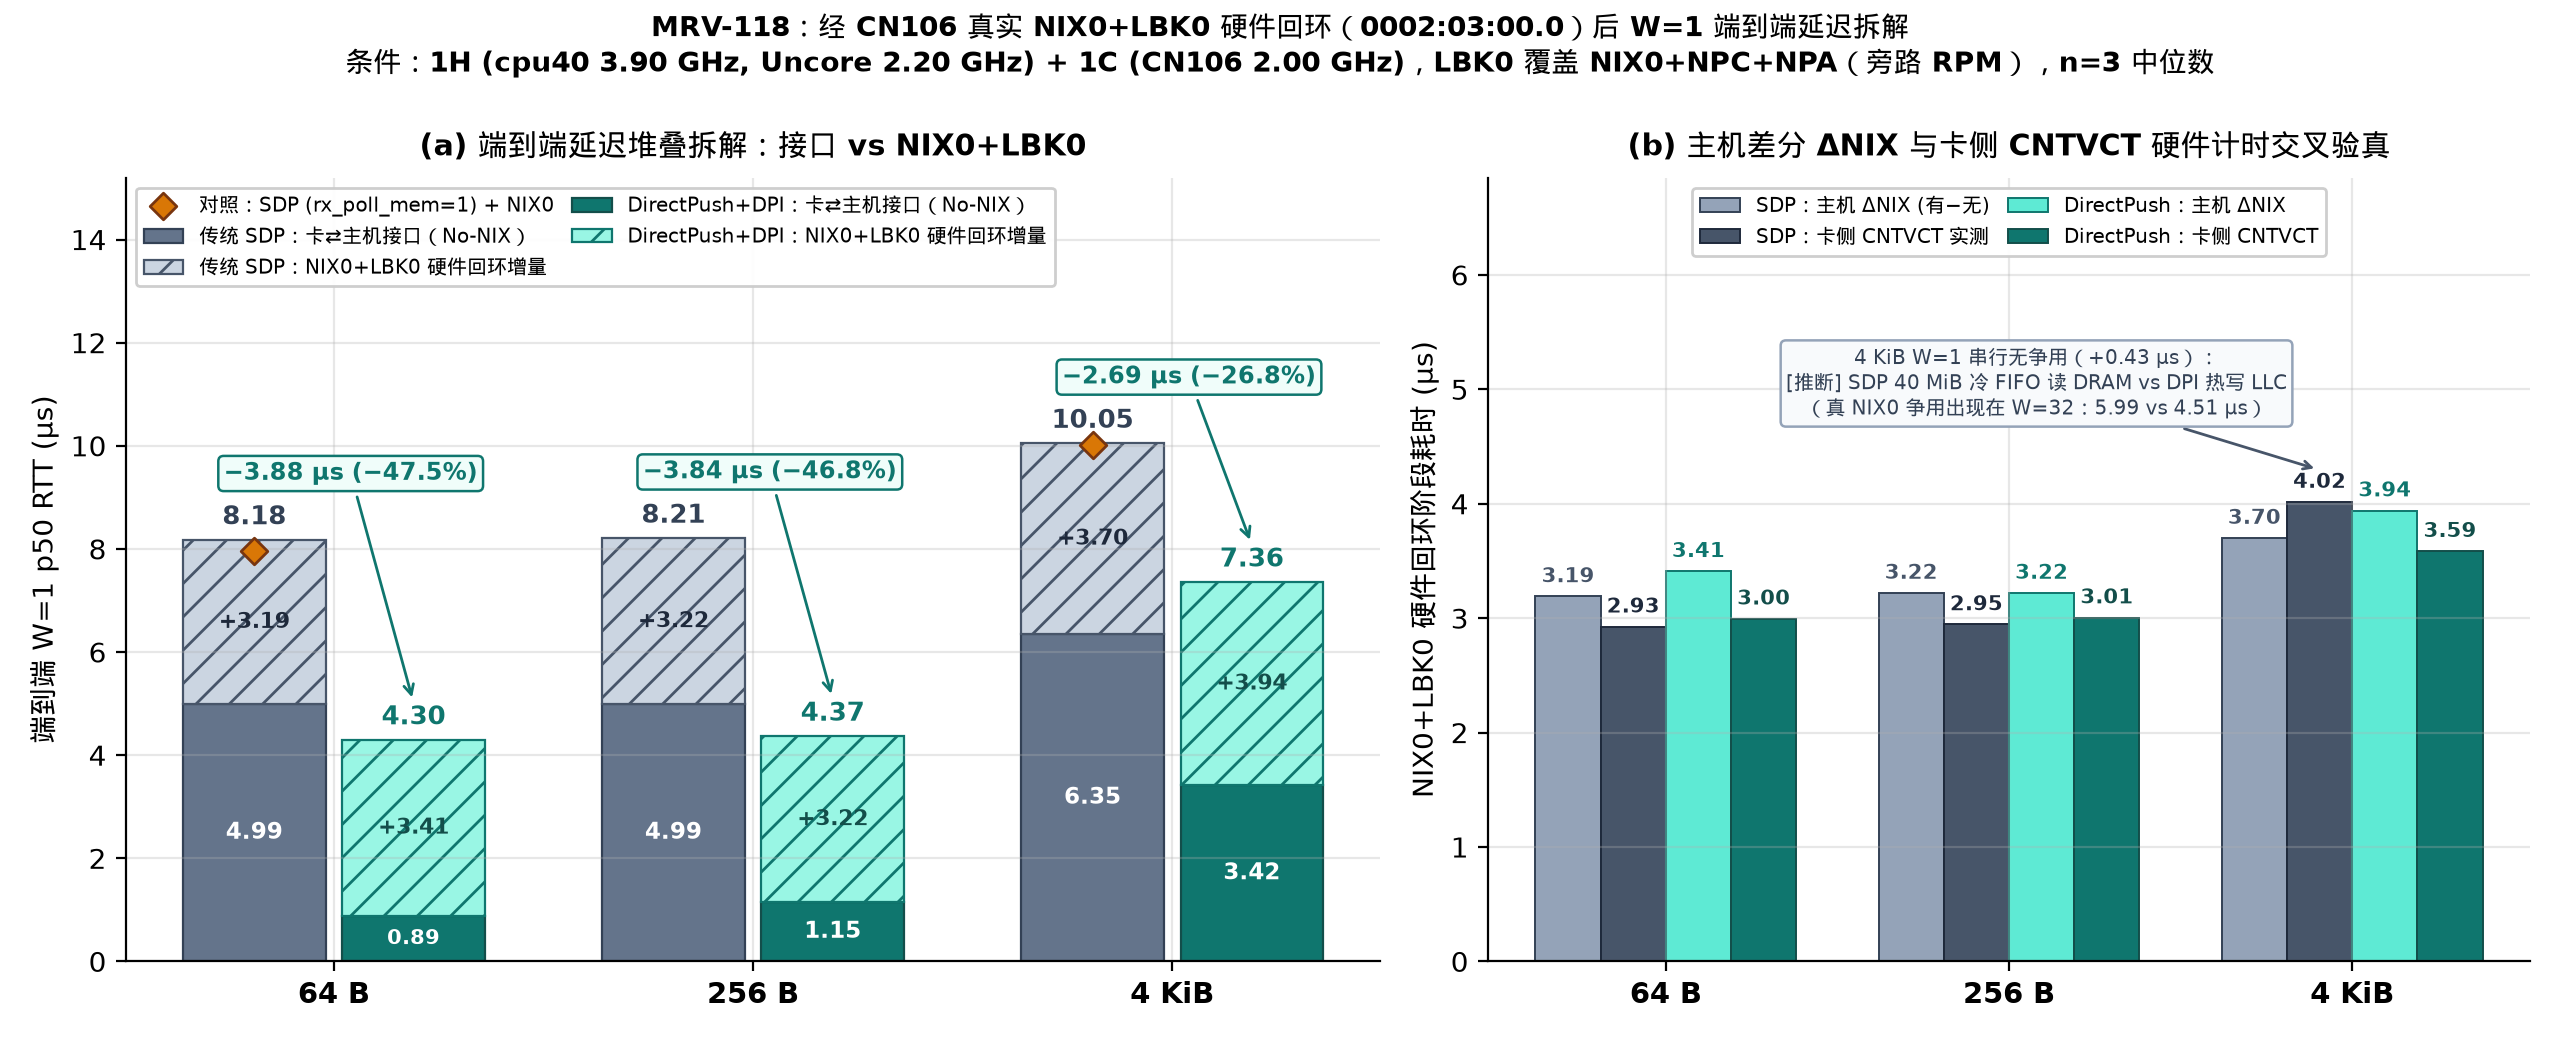

The Python source for this figure:
#!/usr/bin/env python3
"""MRV-118 Figure 1: W=1 end-to-end latency stage breakdown (No-NIX vs Real CN106 NIX0+LBK0)."""

from decimal import Decimal, ROUND_HALF_UP
import json
import statistics
from collections import defaultdict
from pathlib import Path

import matplotlib.pyplot as plt
import numpy as np

from mrvplot import save

RUNS = Path("/home/hongtao/dev/marvell-mrv118/logs/mrv118-2026-11-20/runs.jsonl")


def f2(val: float) -> str:
    return str(Decimal(f"{val:.6f}").quantize(Decimal("0.01"), rounding=ROUND_HALF_UP))


def load_medians():
    by = defaultdict(list)
    for line in RUNS.read_text().splitlines():
        r = json.loads(line)
        assert r["verified"], f"unverified run: {r.get('cfg')}"
        by[r["cfg"]].append(r)

    def med(cfg, fn):
        return statistics.median(fn(r) for r in by[cfg])

    return by, med


def main():
    by, med = load_medians()
    sizes = ["64", "256", "4096"]
    size_labels = ["64 B", "256 B", "4 KiB"]

    sdp_nonix = [med(f"sdp_nonix_{s}_w1", lambda r: r["lat_all_us"]["p50"]) for s in sizes]
    dp_nonix = [med(f"directpush_nonix_{s}_w1", lambda r: r["lat_all_us"]["p50"]) for s in sizes]
    sdp_nix = [med(f"sdp_nix_{s}_w1", lambda r: r["lat_all_us"]["p50"]) for s in sizes]
    dp_nix = [med(f"directpush_nix_{s}_w1", lambda r: r["lat_all_us"]["p50"]) for s in sizes]
    sdp_nix_hw = [med(f"sdp_nix_{s}_w1", lambda r: r["card_stats"]["nix_hw_all_us"]["p50"]) for s in sizes]
    dp_nix_hw = [med(f"directpush_nix_{s}_w1", lambda r: r["card_stats"]["nix_hw_all_us"]["p50"]) for s in sizes]
    sdp_dnix = [a - b for a, b in zip(sdp_nix, sdp_nonix)]
    dp_dnix = [a - b for a, b in zip(dp_nix, dp_nonix)]

    rpm_64 = med("sdp_rpm_nix_64_w1", lambda r: r["lat_all_us"]["p50"])
    rpm_4096 = med("sdp_rpm_nix_4096_w1", lambda r: r["lat_all_us"]["p50"])

    # Loaded W=32 card nix_hw for truthful W=1 vs W=32 attribution
    sdp_4k_w32_hw = med("sdp_nix_4096_w32", lambda r: r["card_stats"]["nix_hw_all_us"]["p50"])
    dp_4k_w32_hw = med("directpush_nix_4096_w32", lambda r: r["card_stats"]["nix_hw_all_us"]["p50"])

    fig, (ax1, ax2) = plt.subplots(1, 2, figsize=(12.8, 5.2), gridspec_kw={"width_ratios": [1.30, 1.08]})

    # ---- Panel (a): Stacked W=1 latency decomposition ----
    x = np.arange(len(sizes))
    w = 0.34

    ax1.bar(x - w / 2 - 0.02, sdp_nonix, w, color="#64748B", edgecolor="#334155", linewidth=0.8,
            label="传统 SDP：卡⇄主机接口（No-NIX）")
    ax1.bar(x - w / 2 - 0.02, sdp_dnix, w, bottom=sdp_nonix, color="#CBD5E1", edgecolor="#475569", linewidth=0.8,
            hatch="//", label="传统 SDP：NIX0+LBK0 硬件回环增量")

    ax1.bar(x + w / 2 + 0.02, dp_nonix, w, color="#0F766E", edgecolor="#134E4A", linewidth=0.8,
            label="DirectPush+DPI：卡⇄主机接口（No-NIX）")
    ax1.bar(x + w / 2 + 0.02, dp_dnix, w, bottom=dp_nonix, color="#99F6E4", edgecolor="#0F766E", linewidth=0.8,
            hatch="//", label="DirectPush+DPI：NIX0+LBK0 硬件回环增量")

    ax1.scatter([0 - w / 2 - 0.02, 2 - w / 2 - 0.02], [rpm_64, rpm_4096],
                marker="D", s=46, color="#D97706", edgecolor="#78350F", zorder=6,
                label="对照：SDP (rx_poll_mem=1) + NIX0")

    for i in range(len(sizes)):
        xs = x[i] - w / 2 - 0.02
        xd = x[i] + w / 2 + 0.02
        ax1.text(xs, sdp_nix[i] + 0.18, f2(sdp_nix[i]), ha="center", va="bottom",
                 fontsize=9.5, fontweight="bold", color="#334155")
        ax1.text(xd, dp_nix[i] + 0.18, f2(dp_nix[i]), ha="center", va="bottom",
                 fontsize=9.5, fontweight="bold", color="#0F766E")
        ax1.text(xs, sdp_nonix[i] / 2, f2(sdp_nonix[i]), ha="center", va="center",
                 fontsize=8.2, color="white", fontweight="bold")
        ax1.text(xs, sdp_nonix[i] + sdp_dnix[i] / 2, f"+{f2(sdp_dnix[i])}", ha="center", va="center",
                 fontsize=8.0, color="#1E293B", fontweight="bold")
        ax1.text(xd, dp_nonix[i] / 2, f2(dp_nonix[i]), ha="center", va="center",
                 fontsize=8.2 if dp_nonix[i] >= 1.1 else 7.6, color="white", fontweight="bold")
        ax1.text(xd, dp_nonix[i] + dp_dnix[i] / 2, f"+{f2(dp_dnix[i])}", ha="center", va="center",
                 fontsize=8.0, color="#134E4A", fontweight="bold")

        diff = sdp_nix[i] - dp_nix[i]
        pct = diff / sdp_nix[i] * 100.0
        y_top = sdp_nix[i] + 1.05
        ax1.annotate(
            f"−{f2(diff)} µs (−{pct:.1f}%)",
            xy=(xd, dp_nix[i] + 0.72),
            xytext=(x[i] + 0.04, y_top),
            ha="center", va="bottom",
            fontsize=8.8, fontweight="bold", color="#0F766E",
            bbox=dict(boxstyle="round,pad=0.22", facecolor="#F0FDFA", edgecolor="#0F766E", lw=0.9),
            arrowprops=dict(arrowstyle="->", color="#0F766E", lw=1.0, shrinkA=2, shrinkB=2),
        )

    ax1.set_xticks(x)
    ax1.set_xticklabels(size_labels, fontsize=10.5, fontweight="bold")
    ax1.set_ylabel("端到端 W=1 p50 RTT (µs)", fontsize=10.2)
    ax1.set_ylim(0, 15.2)
    ax1.set_title("(a) 端到端延迟堆叠拆解：接口 vs NIX0+LBK0", fontsize=10.8, fontweight="bold", pad=8)
    ax1.legend(loc="upper left", ncol=2, fontsize=7.1, columnspacing=0.9, frameon=True, facecolor="white", framealpha=0.96)

    # ---- Panel (b): Independent timer cross-check (Host ΔNIX vs Card CNTVCT NIX HW) ----
    xb = np.arange(len(sizes))
    wb = 0.19
    ax2.bar(xb - 1.5 * wb, sdp_dnix, wb, color="#94A3B8", edgecolor="#334155", lw=0.7,
            label="SDP：主机 ΔNIX (有−无)")
    ax2.bar(xb - 0.5 * wb, sdp_nix_hw, wb, color="#475569", edgecolor="#1E293B", lw=0.7,
            label="SDP：卡侧 CNTVCT 实测")
    ax2.bar(xb + 0.5 * wb, dp_dnix, wb, color="#5EEAD4", edgecolor="#0F766E", lw=0.7,
            label="DirectPush：主机 ΔNIX")
    ax2.bar(xb + 1.5 * wb, dp_nix_hw, wb, color="#0F766E", edgecolor="#134E4A", lw=0.7,
            label="DirectPush：卡侧 CNTVCT")

    for i in range(len(sizes)):
        for off, val, col in [
            (-1.5 * wb, sdp_dnix[i], "#475569"),
            (-0.5 * wb, sdp_nix_hw[i], "#1E293B"),
            (0.5 * wb, dp_dnix[i], "#0F766E"),
            (1.5 * wb, dp_nix_hw[i], "#134E4A"),
        ]:
            ax2.text(xb[i] + off, val + 0.08, f2(val), ha="center", va="bottom", fontsize=7.6, color=col,
                     fontweight="bold")

    # Accurate W=1 vs W=32 attribution callout cleanly positioned below compact 2-col legend
    hw_diff_4k = sdp_nix_hw[2] - dp_nix_hw[2]
    ax2.annotate(
        f"4 KiB W=1 串行无争用（+{f2(hw_diff_4k)} µs）：\n"
        f"[推断] SDP 40 MiB 冷 FIFO 读 DRAM vs DPI 热写 LLC\n"
        f"（真 NIX0 争用出现在 W=32：{f2(sdp_4k_w32_hw)} vs {f2(dp_4k_w32_hw)} µs）",
        xy=(2 - 0.5 * wb, sdp_nix_hw[2] + 0.28),
        xytext=(1.08, 4.72),
        ha="center", va="bottom",
        fontsize=7.3, color="#334155",
        bbox=dict(boxstyle="round,pad=0.26", facecolor="#F8FAFC", edgecolor="#94A3B8", lw=0.9),
        arrowprops=dict(arrowstyle="->", color="#475569", lw=1.0, shrinkA=2, shrinkB=2),
    )

    ax2.set_xticks(xb)
    ax2.set_xticklabels(size_labels, fontsize=10.5, fontweight="bold")
    ax2.set_ylabel("NIX0+LBK0 硬件回环阶段耗时 (µs)", fontsize=10.2)
    ax2.set_ylim(0, 6.85)
    ax2.set_title("(b) 主机差分 ΔNIX 与卡侧 CNTVCT 硬件计时交叉验真", fontsize=10.8, fontweight="bold", pad=8)
    ax2.legend(loc="upper center", ncol=2, fontsize=7.2, columnspacing=0.9, frameon=True, facecolor="white", framealpha=0.96)

    fig.suptitle(
        "MRV-118：经 CN106 真实 NIX0+LBK0 硬件回环（0002:03:00.0）后 W=1 端到端延迟拆解\n"
        "条件：1H (cpu40 3.90 GHz, Uncore 2.20 GHz) + 1C (CN106 2.00 GHz)，LBK0 覆盖 NIX0+NPC+NPA（旁路 RPM），n=3 中位数",
        fontsize=10.2, fontweight="bold", y=0.99,
    )
    out = save(fig, "mrv-118-decomp")
    print(f"Saved {out}")


if __name__ == "__main__":
    main()
